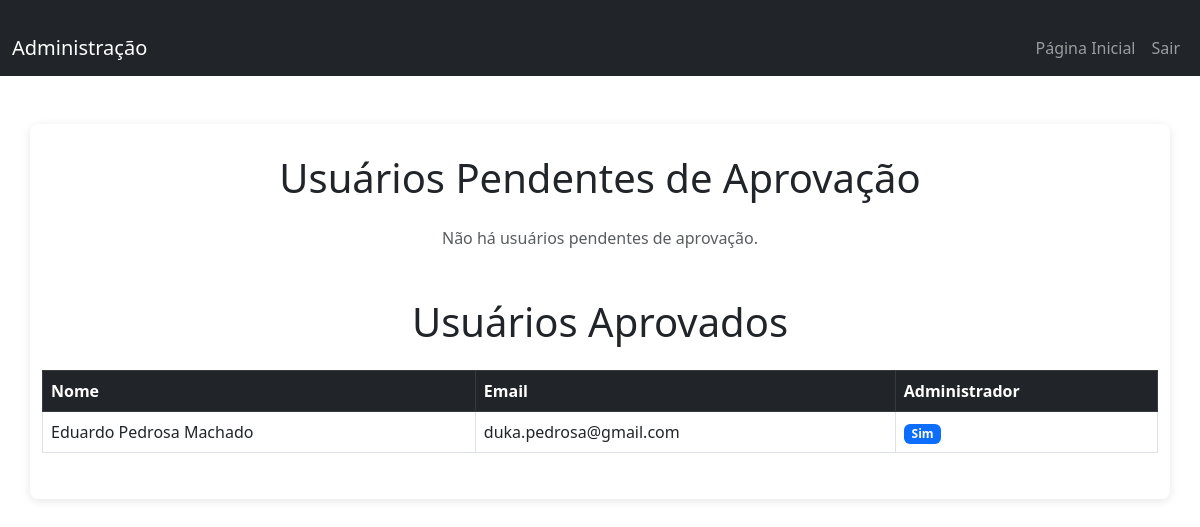
Before: /admin (signed in) with the older database file.
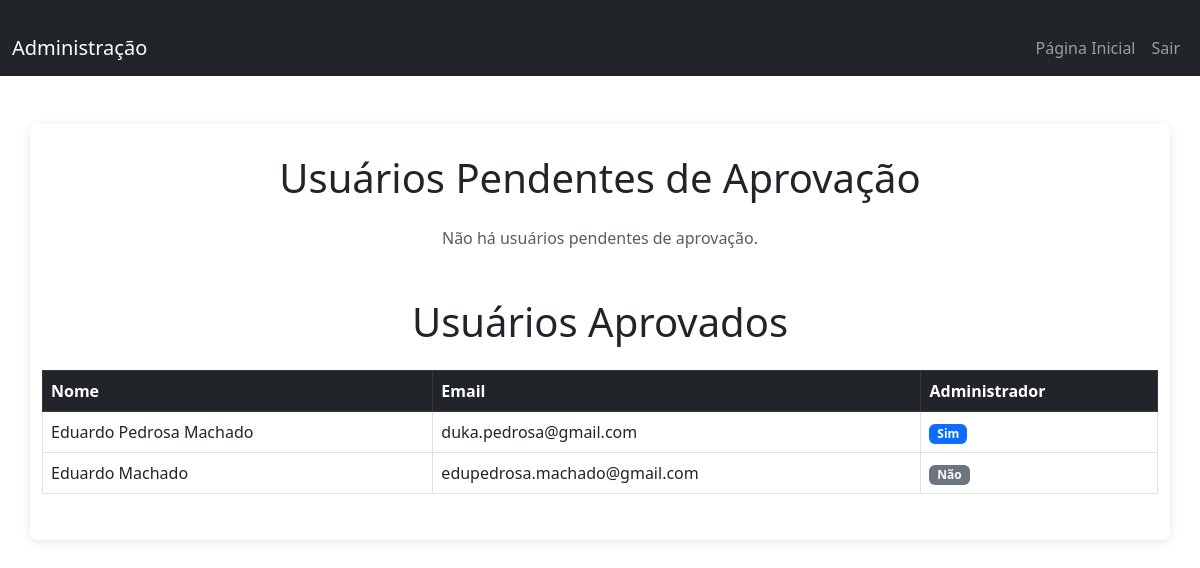
After: the same page with the newer database file.
### models.py (models this page shows, shortened)
class UsuarioLogin(db.Model, UserMixin):
    __tablename__ = 'usuario_login'
    id = db.Column(db.Integer, primary_key=True)
    nome = db.Column(db.String(100), nullable=False)
    email = db.Column(db.String(100), nullable=False, unique=True)
    senha_hash = db.Column(db.String(128), nullable=False)
    aprovado = db.Column(db.Boolean, default=False)  # Para usuários que precisam de aprovação
    is_admin = db.Column(db.Boolean, default=False)  # Marca o usuário como administrador

### app.py (the view)
@app.route('/admin', methods=['GET', 'POST'])
@login_required
def admin():
    if not current_user.is_admin:
        flash('Você precisa ser um administrador para acessar essa página', 'danger')
        return redirect(url_for('home'))
    usuarios_aprovados = UsuarioLogin.query.filter(UsuarioLogin.aprovado == True).all()
    return render_template('admin.html', usuarios_aprovados=usuarios_aprovados)

### app.py (called while the page is built)
@login_manager.user_loader
def load_user(user_id):
    return UsuarioLogin.query.get(int(user_id))

### templates/admin.html (shortened to what this page needs)
<!DOCTYPE html>
<html lang="pt-br">
<head>
    <link rel="stylesheet" href="{{ url_for('static', filename='css/style.css') }}">
    <link href="https://cdn.jsdelivr.net/npm/bootstrap@5.3.0-alpha1/dist/css/bootstrap.min.css" rel="stylesheet">
</head>
<body>
    <nav class="navbar navbar-expand-lg navbar-dark bg-dark">
        <div class="container-fluid">
            <a class="navbar-brand" href="#">Administração</a>
            <div class="collapse navbar-collapse" id="navbarNav">
                <ul class="navbar-nav ms-auto">
                    <li class="nav-item">
                        <a class="nav-link" href="{{ url_for('home') }}">Página Inicial</a>
                    </li>
                    <li class="nav-item">
                        <a class="nav-link" href="{{ url_for('logout') }}">Sair</a>
                    </li>
                </ul>
            </div>
        </div>
    </nav>
    <div class="container mt-5">
        <h1 class="text-center mb-4">Usuários Pendentes de Aprovação</h1>
        {% if usuarios_pendentes %}
            <table class="table table-bordered">
                <thead class="table-dark">
                    <tr>
                        <th>Nome</th>
                        <th>Email</th>
                        <th>Ações</th>
                    </tr>
                </thead>
                <tbody>
                    {% for usuario in usuarios_pendentes %}
                        <tr>
                            <td>{{ usuario.nome }}</td>
                            <td>{{ usuario.email }}</td>
                            <td>
                                <form action="{{ url_for('aprovar_usuario', usuario_id=usuario.id) }}" method="POST" style="display:inline;">
                                    <button type="submit" class="btn btn-success btn-sm">Aprovar</button>
                                </form>
                                <form action="{{ url_for('rejeitar_usuario', usuario_id=usuario.id) }}" method="POST" style="display:inline;">
                                    <button type="submit" class="btn btn-danger btn-sm">Rejeitar</button>
                                </form>
                            </td>
                        </tr>
                    {% endfor %}
                </tbody>
            </table>
        {% else %}
            <p class="text-center text-muted">Não há usuários pendentes de aprovação.</p>
        {% endif %}
        <h1 class="text-center mb-4 mt-5">Usuários Aprovados</h1>
        {% if usuarios_aprovados %}
            <table class="table table-bordered">
                <thead class="table-dark">
                    <tr>
                        <th>Nome</th>
                        <th>Email</th>
                        <th>Administrador</th>
                    </tr>
                </thead>
                <tbody>
                    {% for usuario in usuarios_aprovados %}
                        <tr>
                            <td>{{ usuario.nome }}</td>
                            <td>{{ usuario.email }}</td>
                            <td>
                                {% if usuario.is_admin %}
                                    <span class="badge bg-primary">Sim</span>
                                {% else %}
                                    <span class="badge bg-secondary">Não</span>
                                {% endif %}
                            </td>
                        </tr>
                    {% endfor %}
                </tbody>
            </table>
        {% else %}
            <p class="text-center text-muted">Não há usuários aprovados.</p>
        {% endif %}
    </div>
</body>
</html>

Changed rows visible on the page:
added UsuarioLogin: nome "Eduardo Machado", email "edupedrosa.machado@gmail.com", is_admin "Não"
